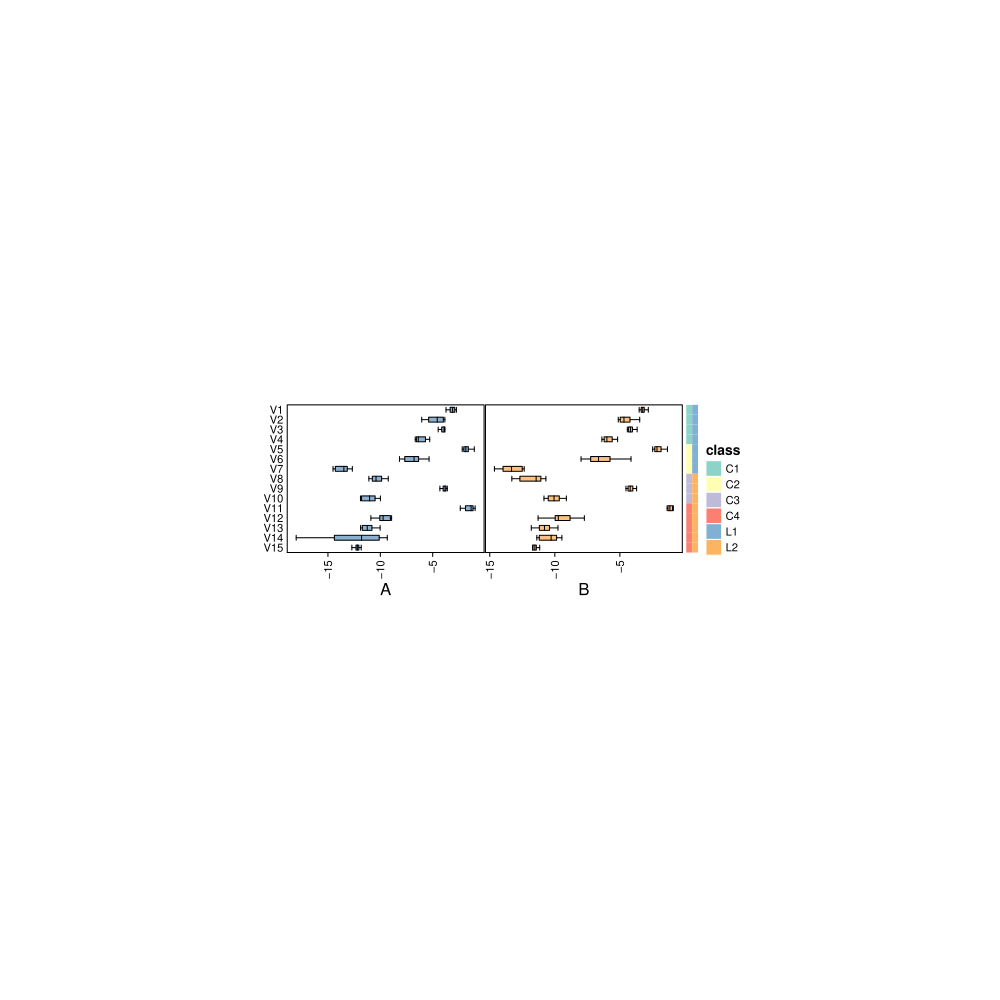

The script that drew this image:
library ("ComplexHeatmap")
library(circlize)
Args <- commandArgs(TRUE)
corr <- read.table(Args[1],header=T,check.names=F)

colors = structure(c("#8dd3c7","#ffffb3","#bebada","#fb8072","#80b1d3","#fdb462"),
           names = c("C1", "C2", "C3","C4","L1","L2"))

aG <- read.table(Args[2],header=T,check.names=F)
aGroup <- log2(as.matrix(scale(aG, center=FALSE, scale=colSums(aG))))
bG <- read.table(Args[3],header=T,check.names=F)
bGroup <-log2(as.matrix(scale(bG, center=FALSE, scale=colSums(bG))))

row_ha = rowAnnotation(A = anno_boxplot(aGroup, height = unit(4, "cm"), width = unit(5, "cm"), box_width = 0.5, outline = FALSE,gp = gpar(fill = "#8BB1D3")),
					   B = anno_boxplot(bGroup, height = unit(4, "cm"), width = unit(5, "cm"), ,box_width = 0.5, outline = FALSE,gp = gpar(fill = "#FFC080"))
)


pdf(Args[4],width=10,height=10)
sample_order <- Heatmap(as.matrix(corr),col=colors,
                        heatmap_legend_param = list(title = "class",labels_gp=gpar(fontsize=8)),
						#show_row_names = FALSE,
						show_column_names = FALSE,
						row_names_side = "left", show_row_dend = FALSE,
                        row_names_gp = gpar(fontsize = 8),
                        column_names_gp = gpar(fontsize = 8),
                        width = unit(0.15*ncol(corr), "cm"), height = unit(0.25*nrow(corr), "cm"),
                        left_annotation = row_ha
						)
sample_order
dev.off()
